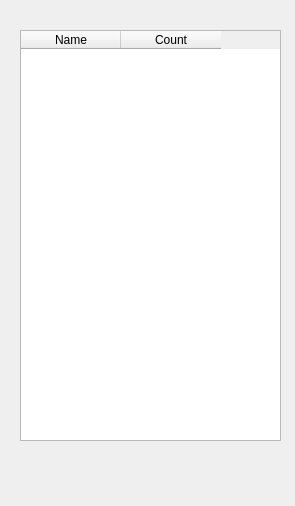
<?xml version="1.0" encoding="UTF-8"?>
<ui version="4.0">
 <class>form_indent_dishes</class>
 <widget class="QWidget" name="form_indent_dishes">
  <property name="geometry">
   <rect>
    <x>0</x>
    <y>0</y>
    <width>295</width>
    <height>506</height>
   </rect>
  </property>
  <property name="windowTitle">
   <string>Form</string>
  </property>
  <widget class="QTableWidget" name="tableWidget_dishes">
   <property name="geometry">
    <rect>
     <x>20</x>
     <y>30</y>
     <width>261</width>
     <height>411</height>
    </rect>
   </property>
   <property name="editTriggers">
    <set>QAbstractItemView::NoEditTriggers</set>
   </property>
   <column>
    <property name="text">
     <string>Name</string>
    </property>
   </column>
   <column>
    <property name="text">
     <string>Count</string>
    </property>
   </column>
  </widget>
 </widget>
 <resources/>
 <connections/>
</ui>
